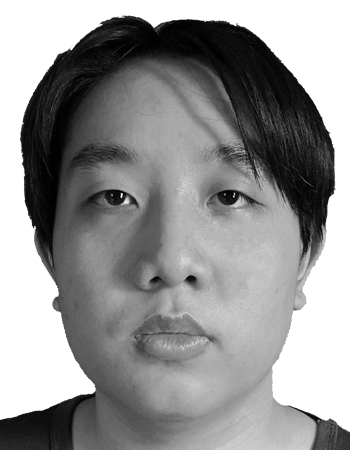
#> input picture lab3/self.bmp, 350 x 450 px, found by its file name
$ python fourier_self4.py
#> lines starting #> are read from the running program, lines starting #| are printed output that depends on the picture
import cv2
import numpy as np
import plotly.graph_objects as go
from plotly.subplots import make_subplots
img = cv2.imread(r'D:\Lab\Telecommunication Lab\lab3\self.bmp',0)
#> img is the input picture: shape (450, 350); min 0, max 255, mean 148
fft = np.fft.fft2(img)
fft_abs = np.abs(fft)
fftshift = np.fft.fftshift(fft)
fftshift_abs = np.abs(fftshift)
fftshift_log = np.log(1 + fftshift_abs)
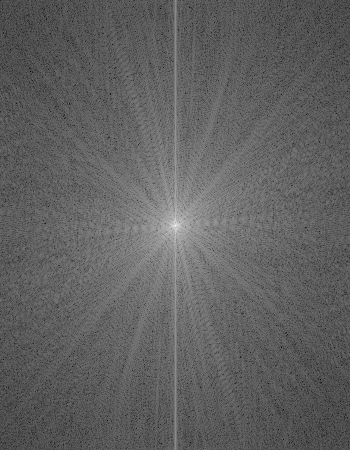
#> fftshift_log: shape (450, 350) float64; min 2.04, max 16.96, mean 7.72; drawn with min black and max white
x,y = np.mgrid[0:img.shape[0],0:img.shape[1]]
fig = make_subplots(rows=1,cols=2,
                    subplot_titles=['Magnitude Spectrum','Surface View'],
                    specs=[[{'type':'heatmap'},{'type':'surface'}]])
fig.add_trace(go.Heatmap(z=fftshift_log,colorscale='gray',showscale=False),row=1,col=1)
fig.add_trace(go.Surface(x=x,y=y,z=fftshift_log,colorscale='gray',showscale=False),row=1,col=2)
fig.update_yaxes(autorange='reversed', scaleanchor='x', constrain='domain')
fig.update_xaxes(constrain='domain', scaleanchor='y')
fig.show()
